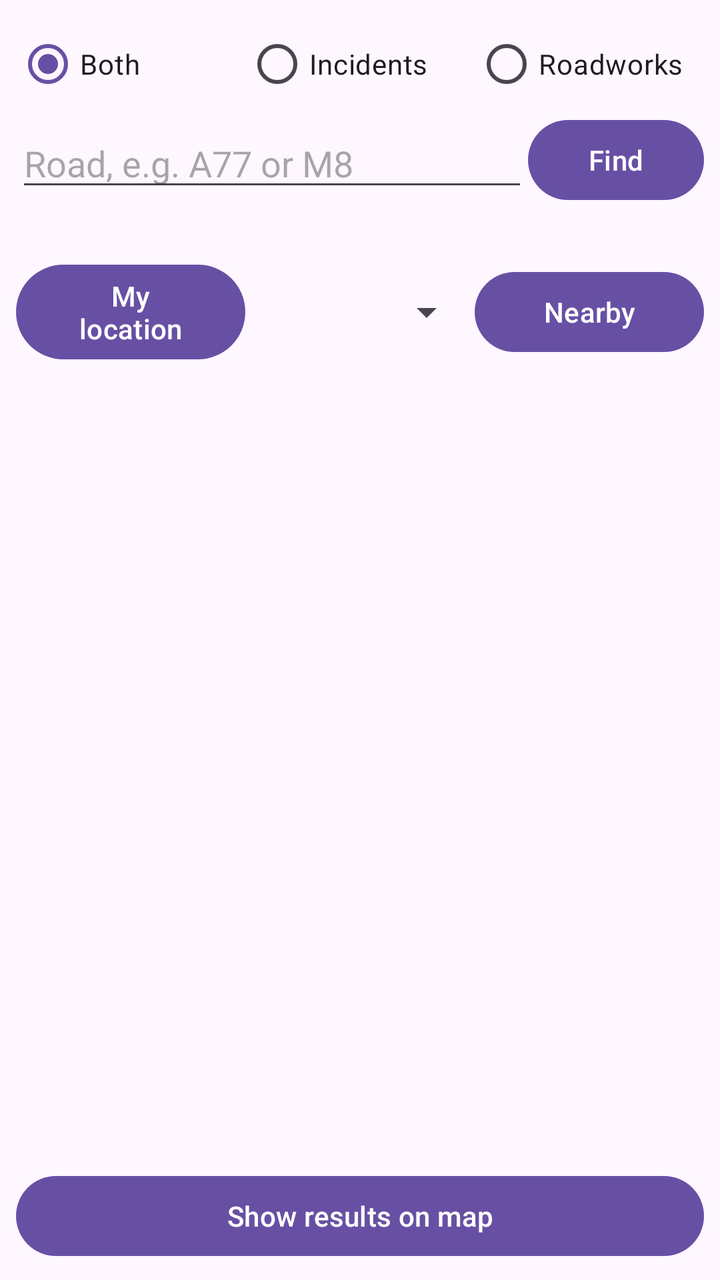
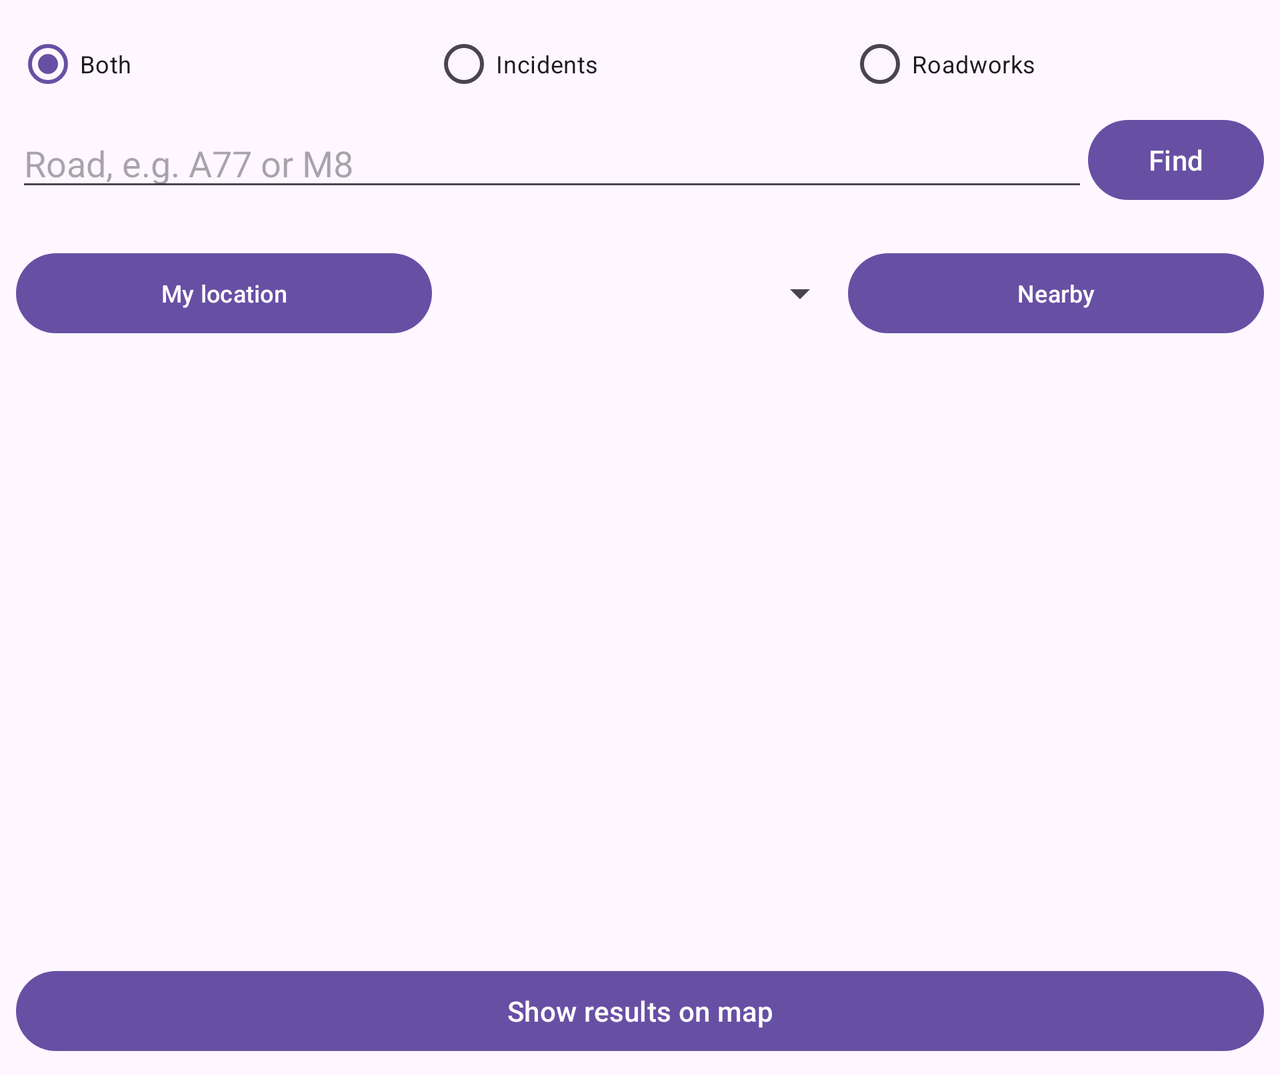

An Android layout and its configuration variant, each rendered on a device that would load it. The default file and the variant file are quoted in full after the pictures.
<!-- AndroidManifest.xml: application theme Theme.Anderson_ben_S2526052 -->
<!-- res/layout/fragment_search.xml -->
<?xml version="1.0" encoding="utf-8"?>
<LinearLayout xmlns:android="http://schemas.android.com/apk/res/android"
    android:layout_width="match_parent"
    android:layout_height="match_parent"
    android:orientation="vertical"
    android:padding="8dp">

    <RadioGroup
        android:id="@+id/typeGroup"
        android:layout_width="match_parent"
        android:layout_height="wrap_content"
        android:orientation="horizontal">

        <RadioButton
            android:id="@+id/typeBoth"
            android:layout_width="0dp"
            android:layout_height="wrap_content"
            android:layout_weight="1"
            android:checked="true"
            android:text="Both" />

        <RadioButton
            android:id="@+id/typeIncidents"
            android:layout_width="0dp"
            android:layout_height="wrap_content"
            android:layout_weight="1"
            android:text="Incidents" />

        <RadioButton
            android:id="@+id/typeRoadworks"
            android:layout_width="0dp"
            android:layout_height="wrap_content"
            android:layout_weight="1"
            android:text="Roadworks" />
    </RadioGroup>

    
    <LinearLayout
        android:layout_width="match_parent"
        android:layout_height="wrap_content"
        android:gravity="center_vertical"
        android:orientation="horizontal">

        <EditText
            android:id="@+id/roadInput"
            android:layout_width="0dp"
            android:layout_height="wrap_content"
            android:layout_weight="1"
            android:hint="Road, e.g. A77 or M8"
            android:imeOptions="actionSearch"
            android:inputType="textCapCharacters"
            android:maxLines="1" />

        <Button
            android:id="@+id/btnRoadSearch"
            android:layout_width="wrap_content"
            android:layout_height="wrap_content"
            android:text="Find" />
    </LinearLayout>

    
    <TextView
        android:id="@+id/locationText"
        android:layout_width="match_parent"
        android:layout_height="wrap_content"
        android:layout_marginTop="8dp"
        android:textSize="12sp" />

    <LinearLayout
        android:layout_width="match_parent"
        android:layout_height="wrap_content"
        android:gravity="center_vertical"
        android:orientation="horizontal">

        <Button
            android:id="@+id/btnMyLocation"
            android:layout_width="0dp"
            android:layout_height="wrap_content"
            android:layout_weight="1"
            android:text="My location" />

        <Spinner
            android:id="@+id/distanceSpinner"
            android:layout_width="0dp"
            android:layout_height="wrap_content"
            android:layout_weight="1" />

        <Button
            android:id="@+id/btnNearby"
            android:layout_width="0dp"
            android:layout_height="wrap_content"
            android:layout_weight="1"
            android:text="Nearby" />
    </LinearLayout>

    <TextView
        android:id="@+id/resultsText"
        android:layout_width="match_parent"
        android:layout_height="wrap_content"
        android:padding="6dp"
        android:textStyle="bold" />

    <androidx.recyclerview.widget.RecyclerView
        android:id="@+id/searchRecycler"
        android:layout_width="match_parent"
        android:layout_height="0dp"
        android:layout_weight="1" />

    <Button
        android:id="@+id/btnShowOnMap"
        android:layout_width="match_parent"
        android:layout_height="wrap_content"
        android:text="Show results on map" />

</LinearLayout>
<!-- resources referenced by this layout -->
<resources>
  <style name="Theme.Anderson_ben_S2526052" parent="Base.Theme.Anderson_ben_S2526052" />
  <style name="Base.Theme.Anderson_ben_S2526052" parent="Theme.Material3.DayNight.NoActionBar">
          
          
      </style>
</resources>
<!-- res/layout-land/fragment_search.xml (the repository's variant of the layout above) -->
<!-- drawn on the phone turned sideways -->
<?xml version="1.0" encoding="utf-8"?>
<androidx.core.widget.NestedScrollView
    xmlns:android="http://schemas.android.com/apk/res/android"
    android:layout_width="match_parent"
    android:layout_height="match_parent">

    <LinearLayout
        android:layout_width="match_parent"
        android:layout_height="wrap_content"
        android:orientation="vertical"
        android:padding="8dp">

        <RadioGroup
            android:id="@+id/typeGroup"
            android:layout_width="match_parent"
            android:layout_height="wrap_content"
            android:orientation="horizontal">

            <RadioButton
                android:id="@+id/typeBoth"
                android:layout_width="0dp"
                android:layout_height="wrap_content"
                android:layout_weight="1"
                android:checked="true"
                android:text="Both"
                android:textSize="12sp" />

            <RadioButton
                android:id="@+id/typeIncidents"
                android:layout_width="0dp"
                android:layout_height="wrap_content"
                android:layout_weight="1"
                android:text="Incidents"
                android:textSize="12sp" />

            <RadioButton
                android:id="@+id/typeRoadworks"
                android:layout_width="0dp"
                android:layout_height="wrap_content"
                android:layout_weight="1"
                android:text="Roadworks"
                android:textSize="12sp" />
        </RadioGroup>

        
        <LinearLayout
            android:layout_width="match_parent"
            android:layout_height="wrap_content"
            android:gravity="center_vertical"
            android:orientation="horizontal">

            <EditText
                android:id="@+id/roadInput"
                android:layout_width="0dp"
                android:layout_height="wrap_content"
                android:layout_weight="1"
                android:hint="Road, e.g. A77 or M8"
                android:imeOptions="actionSearch"
                android:inputType="textCapCharacters"
                android:maxLines="1" />

            <Button
                android:id="@+id/btnRoadSearch"
                android:layout_width="wrap_content"
                android:layout_height="wrap_content"
                android:text="Find" />
        </LinearLayout>

        
        <TextView
            android:id="@+id/locationText"
            android:layout_width="match_parent"
            android:layout_height="wrap_content"
            android:layout_marginTop="4dp"
            android:textSize="11sp" />

        <LinearLayout
            android:layout_width="match_parent"
            android:layout_height="wrap_content"
            android:gravity="center_vertical"
            android:orientation="horizontal">

            <Button
                android:id="@+id/btnMyLocation"
                android:layout_width="0dp"
                android:layout_height="wrap_content"
                android:layout_weight="1"
                android:text="My location"
                android:textSize="12sp" />

            <Spinner
                android:id="@+id/distanceSpinner"
                android:layout_width="0dp"
                android:layout_height="wrap_content"
                android:layout_weight="1" />

            <Button
                android:id="@+id/btnNearby"
                android:layout_width="0dp"
                android:layout_height="wrap_content"
                android:layout_weight="1"
                android:text="Nearby"
                android:textSize="12sp" />
        </LinearLayout>

        <TextView
            android:id="@+id/resultsText"
            android:layout_width="match_parent"
            android:layout_height="wrap_content"
            android:padding="6dp"
            android:textStyle="bold" />

        
        <androidx.recyclerview.widget.RecyclerView
            android:id="@+id/searchRecycler"
            android:layout_width="match_parent"
            android:layout_height="280dp"
            android:nestedScrollingEnabled="true" />

        <Button
            android:id="@+id/btnShowOnMap"
            android:layout_width="match_parent"
            android:layout_height="wrap_content"
            android:text="Show results on map" />

    </LinearLayout>
</androidx.core.widget.NestedScrollView>
